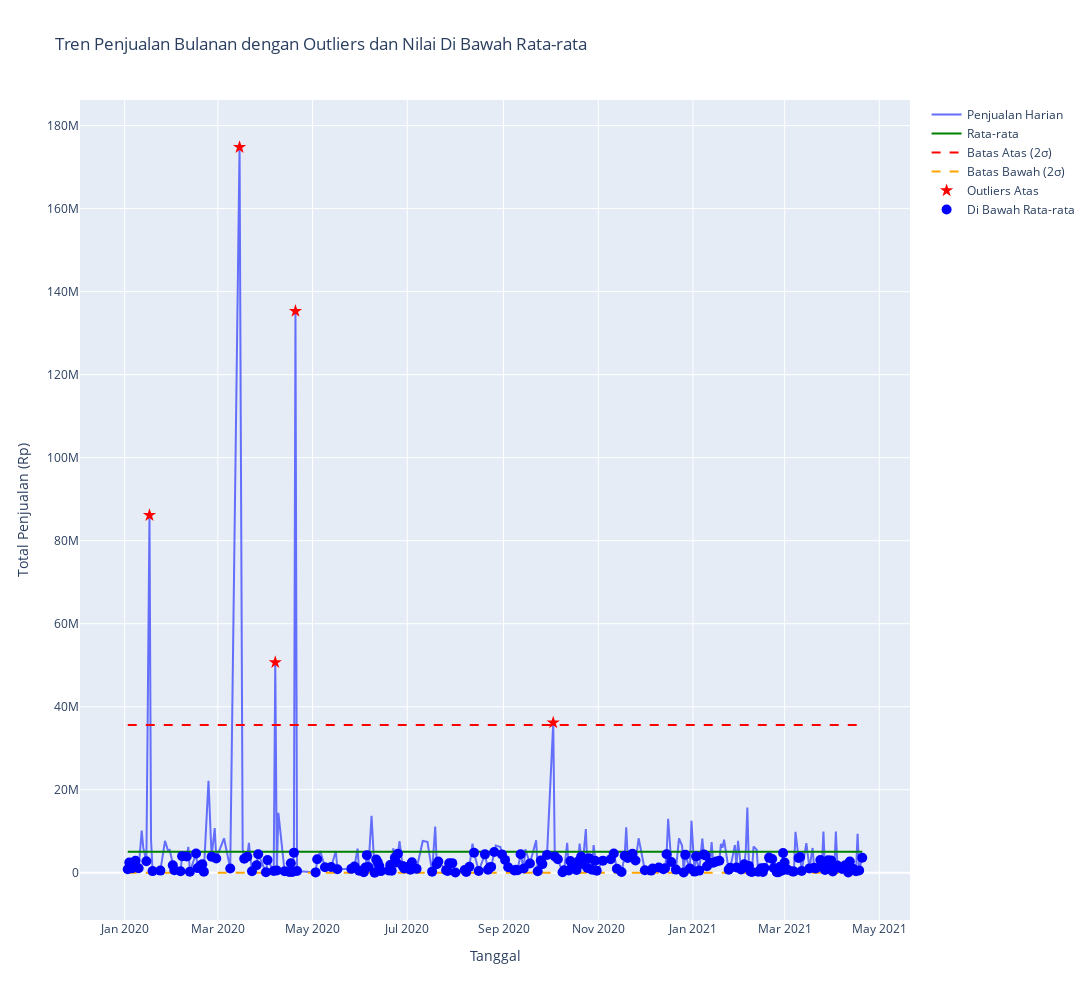

The notebook cell saved with this chart:
### Markdown cell above
# Tren Penjualan Bulanan

### Code cell
import plotly.express as px
import plotly.graph_objects as go
import numpy as np

daily_sales = df.groupby('Tanggal')['Penjualan'].sum().reset_index()

# Hitung mean dan standar deviasi
mean = daily_sales['Penjualan'].mean()
std = daily_sales['Penjualan'].std()

# Hitung batas atas dan bawah
upper_bound = mean + 2 * std
lower_bound = max(0, mean - 2 * std)

# Identifikasi outliers dan nilai di bawah rata-rata
upper_outliers = daily_sales[daily_sales['Penjualan'] > upper_bound]
lower_outliers = daily_sales[daily_sales['Penjualan'] < lower_bound]
below_average = daily_sales[daily_sales['Penjualan'] < mean]

# Bikin grafik
fig = go.Figure()

# Tambah line plot penjualan harian
fig.add_trace(go.Scatter(x=daily_sales['Tanggal'], y=daily_sales['Penjualan'],
                         mode='lines', name='Penjualan Harian'))

# Tambah garis mean
fig.add_trace(go.Scatter(x=daily_sales['Tanggal'], y=[mean] * len(daily_sales),
                         mode='lines', name='Rata-rata', line=dict(color='green')))

# Tambah garis batas atas
fig.add_trace(go.Scatter(x=daily_sales['Tanggal'], y=[upper_bound] * len(daily_sales),
                         mode='lines', name='Batas Atas (2σ)', line=dict(color='red', dash='dash')))

# Tambah garis batas bawah
fig.add_trace(go.Scatter(x=daily_sales['Tanggal'], y=[lower_bound] * len(daily_sales),
                         mode='lines', name='Batas Bawah (2σ)', line=dict(color='orange', dash='dash')))

# Tambah titik merah untuk outliers atas
fig.add_trace(go.Scatter(x=upper_outliers['Tanggal'], y=upper_outliers['Penjualan'],
                         mode='markers', name='Outliers Atas',
                         marker=dict(color='red', size=10, symbol='star')))

# Tambah titik biru untuk nilai di bawah rata-rata
fig.add_trace(go.Scatter(x=below_average['Tanggal'], y=below_average['Penjualan'],
                         mode='markers', name='Di Bawah Rata-rata',
                         marker=dict(color='blue', size=10,)))

# Update layout
fig.update_layout(title='Tren Penjualan Bulanan dengan Outliers dan Nilai Di Bawah Rata-rata',
                  xaxis_title='Tanggal', yaxis_title='Total Penjualan (Rp)',
                  height=1000, width=1500)

fig.show()

### Figure 1 — Plotly figure (JSON) as saved in the notebook; plotly's stock layout.template omitted (floating-point values rounded to 4 significant figures; data arrays with more than 128 entries replaced by an {"elided": "..."} marker saying what was removed)
{"data": [{"mode": "lines", "name": "Penjualan Harian", "type": "scatter", "x": {"elided": "254 str values"}, "y": {"elided": "254 int values"}}, {"line": {"color": "green"}, "mode": "lines", "name": "Rata-rata", "type": "scatter", "x": {"elided": "254 str values"}, "y": {"elided": "254 float values"}}, {"line": {"color": "red", "dash": "dash"}, "mode": "lines", "name": "Batas Atas (2σ)", "type": "scatter", "x": {"elided": "254 str values"}, "y": {"elided": "254 float values"}}, {"line": {"color": "orange", "dash": "dash"}, "mode": "lines", "name": "Batas Bawah (2σ)", "type": "scatter", "x": {"elided": "254 str values"}, "y": {"elided": "254 int values"}}, {"marker": {"color": "red", "size": 10, "symbol": "star"}, "mode": "markers", "name": "Outliers Atas", "type": "scatter", "x": ["2020-01-17T00:00:00", "2020-03-15T00:00:00", "2020-04-07T00:00:00", "2020-04-20T00:00:00", "2020-10-03T00:00:00"], "y": [86132000, 174778000, 50700000, 135300000, 36150000]}, {"marker": {"color": "blue", "size": 10}, "mode": "markers", "name": "Di Bawah Rata-rata", "type": "scatter", "x": {"elided": "194 str values"}, "y": {"elided": "194 int values"}}], "layout": {"height": 1000, "title": {"text": "Tren Penjualan Bulanan dengan Outliers dan Nilai Di Bawah Rata-rata"}, "width": 1500, "xaxis": {"title": {"text": "Tanggal"}}, "yaxis": {"title": {"text": "Total Penjualan (Rp)"}}}}
